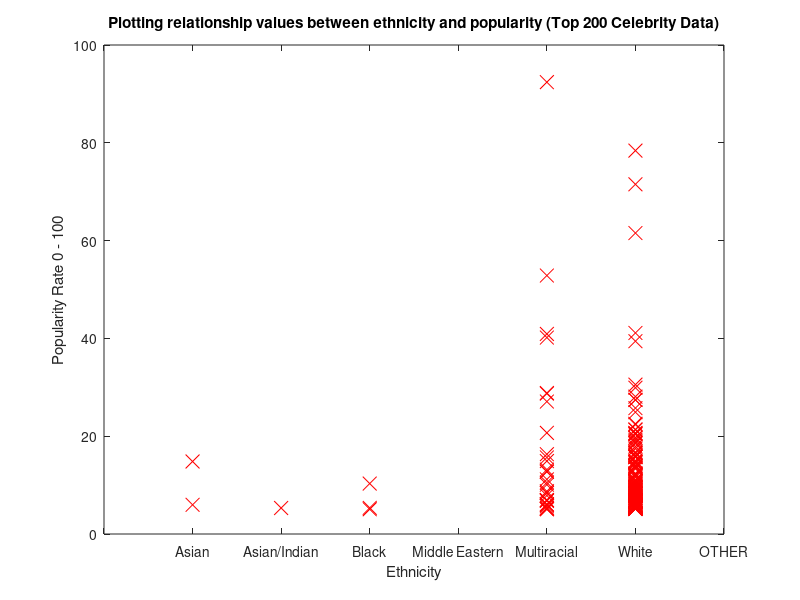

The MATLAB source for this figure:
data = load('trainingEthnicityTop.txt');
X = data(:, 1);
y = data(:, 2);
m = length(y); % number of training examples
plot(X, y, 'rx', 'MarkerSize', 10); % Plot the data
ylabel('Popularity Rate 0 - 100'); % Set the y−axis label
xlabel('Ethnicity'); % Set the x−axis labe
set (gca, 'xtick', [0 1 2 3 4 5 6 7])
set (gca, 'xticklabel', [" ";"Asian"; "Asian/Indian";"Black";"Middle Eastern";"Multiracial";"White";"OTHER"])
get (gca, 'xticklabelmode')
xlim([min(X)-1 max(X)+1])
title ("Plotting relationship values between ethnicity and popularity (Top 200 Celebrity Data)");
